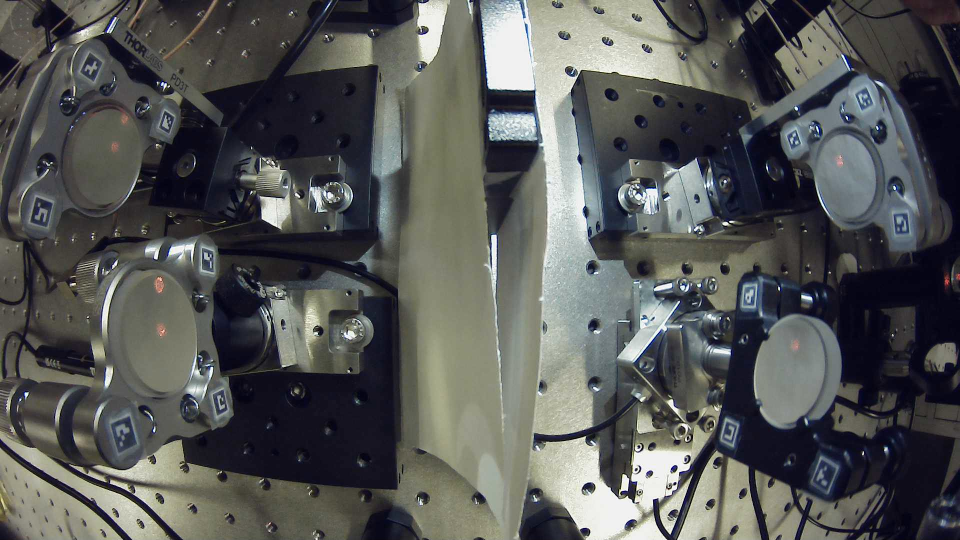
#> input picture Camera Analysis/N1L.jpg, 1920 x 1080 px (shown at 1/2 size)
$ jupyter execute 'Params to Measurements.ipynb'
#> lines starting #> are read from the running program, lines starting #| are printed output that depends on the picture
[cell 1]
import matplotlib.pyplot as plt
import matplotlib.image as mpimg
import numpy as np
import cv2 as cv
import json
import math
from hole_data import hole_data, post_hole_data
from dataclasses import dataclass
from sklearn.cluster import DBSCAN
from scipy.optimize import least_squares
from scipy.optimize import minimize

Simulation

[cell 2]
# Function to calculate the endpoints of a mirror given center, length, and angle
def calculate_mirror_endpoints(center, length, angle):
    half_length = length / 2
    angle_rad = np.radians(angle)
    start = (
        center[0] - half_length * np.cos(angle_rad),
        center[1] - half_length * np.sin(angle_rad),
    )
    end = (
        center[0] + half_length * np.cos(angle_rad),
        center[1] + half_length * np.sin(angle_rad),
    )
    return start, end

# Function to find the intersection of two lines
def find_intersection(p1, p2, p3, p4, eps=1e-9):
    # Laser direction (t parameter)
    x1, y1 = p1
    x2, y2 = p2
    x3, y3 = p3
    x4, y4 = p4

    r = np.array([x2 - x1, y2 - y1], dtype=float)  # laser direction
    s = np.array([x4 - x3, y4 - y3], dtype=float)  # mirror direction

    rxs = r[0]*s[1] - r[1]*s[0]
    if abs(rxs) < eps:
        return None  # parallel / nearly parallel

    qp = np.array([x3 - x1, y3 - y1], dtype=float)

    # Solve p1 + t r = p3 + u s
    t = (qp[0]*s[1] - qp[1]*s[0]) / rxs
    u = (qp[0]*r[1] - qp[1]*r[0]) / rxs

    # Mirror segment constraint: u in [0, 1]
    # Laser ray constraint: t >= 0 (in front of start)
    if t >= -eps and -eps <= u <= 1 + eps:
        return (x1 + t*r[0], y1 + t*r[1])

    return None

# Function to calculate the reflection of a laser beam
def reflect_laser(laser_start, laser_angle, mirrors, last_mirror):
    laser_angle_rad = np.radians(laser_angle)
    laser_far_end = (
        laser_start[0] + np.cos(laser_angle_rad) * 1000,
        laser_start[1] + np.sin(laser_angle_rad) * 1000,
    )

    closest_intersection = None
    closest_mirror = None
    min_distance = float('inf')

    # Find the closest intersection, ignoring the last mirror hit
    for mirror in mirrors:
        if mirror == last_mirror:
            continue
        intersection = find_intersection(laser_start, laser_far_end, mirror[0], mirror[1])
        if intersection is not None:
            distance = np.linalg.norm(np.array(intersection) - np.array(laser_start))
            if distance < min_distance:
                min_distance = distance
                closest_intersection = intersection
                closest_mirror = mirror

    if closest_intersection is None:
        return None, None, None  # No reflection

    # Reflection calculation
    mirror_start, mirror_end = closest_mirror
    mirror_vector = np.array([mirror_end[0] - mirror_start[0], mirror_end[1] - mirror_start[1]])
    mirror_length = np.linalg.norm(mirror_vector)
    mirror_unit_vector = mirror_vector / mirror_length
    normal_vector = np.array([-mirror_unit_vector[1], mirror_unit_vector[0]])
    incident_vector = np.array([closest_intersection[0] - laser_start[0], closest_intersection[1] - laser_start[1]])
    reflection_vector = (
        incident_vector - 2 * np.dot(incident_vector, normal_vector) * normal_vector
    )
    reflected_end = (
        closest_intersection[0] + reflection_vector[0],
        closest_intersection[1] + reflection_vector[1],
    )
    return closest_intersection, reflected_end, closest_mirror

[cell 3]
# Function to calculate distance between two points
def calculate_distance(p1, p2):
    return np.sqrt((p2[0] - p1[0])**2 + (p2[1] - p1[1])**2)

# Simulate laser reflections with length calculation
def simulate_laser_with_length(laser_start, laser_angle, mirrors, max_reflections=36):
    current_position = laser_start
    current_angle = laser_angle
    last_mirror = None
    laser_path = [laser_start]  # Track laser path

    for _ in range(max_reflections):
        intersection, reflected_end, hit_mirror = reflect_laser(current_position, current_angle, mirrors, last_mirror)
        if intersection is None:
            # No more intersections; add final endpoint and break
            laser_far_end = (
                current_position[0] + np.cos(np.radians(current_angle)) * 1000,
                current_position[1] + np.sin(np.radians(current_angle)) * 1000,
            )
            laser_path.append(laser_far_end)
            break

        # Update the path and continue simulation
        laser_path.append(intersection)
        current_position = intersection
        current_angle = np.degrees(np.arctan2(
            reflected_end[1] - intersection[1],
            reflected_end[0] - intersection[0],
        ))
        last_mirror = hit_mirror

    # Calculate total laser length
    total_length = sum(calculate_distance(laser_path[i], laser_path[i + 1]) for i in range(len(laser_path) - 2))
    return laser_path, total_length

def extend_line(p1, p2):
    # Calculate the length of the line
    dx = p2[0] - p1[0]
    dy = p2[1] - p1[1]
    # Extend the line in both directions
    new_p1 = (p1[0] - 0.73*dx, p1[1] - 0.73*dy)  # Extend p1 backwards
    new_p2 = (p2[0] + 0.73*dx, p2[1] + 0.73*dy)  # Extend p2 forwards
    return new_p1, new_p2

def create_orthogonal_line_at_endpoint(endpoint, other_endpoint, length=44):
    """Create an orthogonal line of the specified length at a given endpoint."""
    # Calculate the direction vector of the original line
    dx = other_endpoint[0] - endpoint[0]
    dy = other_endpoint[1] - endpoint[1]

    # Get orthogonal direction
    orthogonal_dx = -dy
    orthogonal_dy = dx
    magnitude = np.sqrt(orthogonal_dx**2 + orthogonal_dy**2)
    unit_dx = orthogonal_dx / magnitude
    unit_dy = orthogonal_dy / magnitude

    # Compute the two endpoints of the orthogonal line
    ortho_p1 = (endpoint[0] + unit_dx * length, endpoint[1] + unit_dy * length)
    ortho_p2 = (endpoint[0] - unit_dx * length, endpoint[1] - unit_dy * length)
    return ortho_p1, ortho_p2

def select_furthest_orthogonal_line(endpoint, ortho_p1, ortho_p2, reference_x=100):
    """Select the orthogonal line endpoint furthest away from reference_x."""
    # Calculate distances from reference_x for each orthogonal endpoint
    dist_ortho_p1 = abs(ortho_p1[0] - reference_x)
    dist_ortho_p2 = abs(ortho_p2[0] - reference_x)

    # Return the endpoint further from reference_x
    if dist_ortho_p1 > dist_ortho_p2:
        return (endpoint, ortho_p1)
    else:
        return (endpoint, ortho_p2)

def process_mirrors(mirrors):
    doubled_lines = []
    orthogonal_lines = []

    for p1, p2 in mirrors:
        # Double the length of the original line
        extended_p1, extended_p2 = extend_line(p1, p2)
        doubled_lines.append((extended_p1, extended_p2))

        # Create orthogonal lines at the endpoints of the doubled line
        ortho_p1_a, ortho_p1_b = create_orthogonal_line_at_endpoint(extended_p1, extended_p2)
        ortho_p2_a, ortho_p2_b = create_orthogonal_line_at_endpoint(extended_p2, extended_p1)

        # Select only the orthogonal line furthest from x=100
        orthogonal_lines.append(select_furthest_orthogonal_line(extended_p1, ortho_p1_a, ortho_p1_b))
        orthogonal_lines.append(select_furthest_orthogonal_line(extended_p2, ortho_p2_a, ortho_p2_b))

    return doubled_lines, orthogonal_lines

[cell 4]
# The diameter of usable mirror. Given 1 inch mirror: 25.4mm. Clear aperture from spec sheet: 22.9mm.
# 3mm diameter beam. 22.9 - (3/2) = 21.4 mm
mirror_lengths = [21.4, 21.4, 21.4, 21.4]

# Set up the laser
laser_start = (0, 100)
laser_angle = 0  # Initial laser angle in degrees

[cell 5]
#Quad Cell Locations
qc_1 = np.array([-100, 137])
qc_2 = np.array([-300, 190])

[cell 6]
def execution(m1cx, m1cy, m2cx, m2cy, m3cx, m3cy, m4cx, m4cy, m1a, m2a, m3a, m4a):
    mirrors = []

    # MIRROR CONFIGURATION
    mirror_centers = [(m1cx, m1cy), (m2cx, m2cy), (m3cx, m3cy), (m4cx, m4cy)]
    mirror_angles = [m1a, m2a, m3a, m4a] #in degrees

    for center, length, angle in zip(mirror_centers, mirror_lengths, mirror_angles):
        mirrors.append(calculate_mirror_endpoints(center, length, angle))

    # Initialize plot
    plt.figure(figsize=(12, 10))
    plt.scatter(*laser_start, color='red', label="Laser Source", linewidth=1)

    #Piezo mount outline visualizer
    doubled_lines, orthogonal_lines = process_mirrors(mirrors)

    # Draw the mirrors
    for i, mirror in enumerate(mirrors):
        plt.plot([mirror[0][0], mirror[1][0]], [mirror[0][1], mirror[1][1]], color = 'black', linewidth=3)

    #Draw piezo mirror mounts outline for fitting purposes
    for i, mirror in enumerate(doubled_lines):
        plt.plot([mirror[0][0], mirror[1][0]], [mirror[0][1], mirror[1][1]], linewidth=1, color = 'black')

    for i, mirror in enumerate(orthogonal_lines):
        plt.plot([mirror[0][0], mirror[1][0]], [mirror[0][1], mirror[1][1]], linewidth=1, color = 'black')

    # Simulate laser reflections
    max_reflections = 36
    current_position = laser_start
    current_angle = laser_angle
    last_mirror = None
    reflection_count = 0

    for i in range(max_reflections):
        intersection, reflected_end, hit_mirror = reflect_laser(current_position, current_angle, mirrors, last_mirror)
        if intersection is None:
            # No more intersections
            plt.plot(
                [current_position[0], current_position[0] + np.cos(np.radians(current_angle)) * 1000],
                [current_position[1], current_position[1] + np.sin(np.radians(current_angle)) * 1000],
                'g--'
            )
            break

        # Draw the laser and reflection
        plt.plot([current_position[0], intersection[0]], [current_position[1], intersection[1]], 'r-', linewidth =1)
        #plt.plot([intersection[0], reflected_end[0]], [intersection[1], reflected_end[1]], 'g-')
        #plt.scatter(*intersection, color='orange', label=f"Intersection {i+1}")

        # Update for next reflection
        current_position = intersection
        current_angle = np.degrees(np.arctan2(
            reflected_end[1] - intersection[1],
            reflected_end[0] - intersection[0],
        ))
        last_mirror = hit_mirror
        reflection_count += 1

    laser_path, total_length = simulate_laser_with_length(laser_start, laser_angle, mirrors)

    #Indicate where to cut off laser distance calculation (x=?)
    a=laser_path[-2]
    b=laser_path[-1]
    x=0
    slope = (b[1] - a[1]) / (b[0] - a[0])
    y = a[1] + slope * (x - a[0])
    x_point = (x, y)
    distance = np.sqrt((x_point[0] - a[0])**2 + (x_point[1] - a[1])**2)

    #Identify if the exiting beam gets clipped with M4
    a = np.array([a[0], a[1]])
    b = np.array([b[0], b[1]])
    m = np.array([m4cx, m4cy])
    v = b - a
    d = np.array([np.cos(np.deg2rad(m4a)), np.sin(np.deg2rad(m4a))])
    A = np.column_stack((v, -d))
    t, s = np.linalg.solve(A, m - a)
    if 0 <= t <= 1:
        p = a + t * v
        dist = np.linalg.norm(p - m)
    else:
        # Beam does not pass near M4 — no clipping possible
        print("Beam does not intersect M4 region")
        dist = np.inf

    if dist >= 14.3: # Mirror diameter = 25.4mm. laser beam diameter = 3mm. (25.4/2) + (3/2) + 0.1(<- additional edge of mirror error)
        print("NOT CLIPPED, room to spare: ", dist-14.3, "mm")
    else:
        print("CLIPPED, ", dist-14.3, 'mm too much')

    print("Laser Path:", laser_path)
    print("Total Laser Length:", total_length+distance, "mm")
    print("Total Number of Reflection (N_R) = ", reflection_count)

    # Finalize plot
    plt.xlim(-310, 250)
    plt.ylim(-10, 210)
    plt.axhline(0, color='black', linewidth=1)
    plt.axvline(0, color='black', linewidth=1)
    plt.gca().set_aspect('equal', adjustable='box')
    plt.title("Laser Reflection with Multiple Mirrors")
    plt.xlabel("X (mm)")
    plt.ylabel("Y (mm)")
    plt.grid(True, linewidth=0.3)
    plt.plot([qc_1[0],qc_1[0]],[qc_1[1] - 2, qc_1[1] + 2], linewidth=4, label='QC1') # Quadcell Detector 1
    plt.plot([qc_2[0],qc_2[0]],[qc_2[1] - 2, qc_2[1] + 2], linewidth=4, label='QC2') # Quadcell Detector 2
    plt.legend(prop={'size': 8})
    plt.show()

[cell 7]
def execution_reflec(m1cx, m1cy, m2cx, m2cy, m3cx, m3cy, m4cx, m4cy, m1a, m2a, m3a, m4a):
    """
    Simulates the laser path and returns a list of coordinates for each reflection point.
    Output: [(x0, y0), (x1, y1), ... (xn, yn)]
    """
    # 1. Setup Mirror Endpoints
    mirror_centers = [(m1cx, m1cy), (m2cx, m2cy), (m3cx, m3cy), (m4cx, m4cy)]
    mirror_angles = [m1a, m2a, m3a, m4a]

    mirrors = []
    for center, length, angle in zip(mirror_centers, mirror_lengths, mirror_angles):
        mirrors.append(calculate_mirror_endpoints(center, length, angle))

    # 2. Simulation Loop
    max_reflections = 36
    current_position = laser_start
    current_angle = laser_angle
    last_mirror = None

    # Initialize path with the starting point
    path = [current_position]

    for _ in range(max_reflections):
        intersection, reflected_end, hit_mirror = reflect_laser(
            current_position, current_angle, mirrors, last_mirror
        )

        if intersection is None:
            # Optional: Add one final point far in the distance to show the exit beam
            exit_dist = 1000
            final_x = current_position[0] + np.cos(np.radians(current_angle)) * exit_dist
            final_y = current_position[1] + np.sin(np.radians(current_angle)) * exit_dist
            path.append((final_x, final_y))
            break

        # Append the reflection point
        path.append(intersection)

        # Update for next reflection
        current_position = intersection
        current_angle = np.degrees(np.arctan2(
            reflected_end[1] - intersection[1],
            reflected_end[0] - intersection[0],
        ))
        last_mirror = hit_mirror

    return path

[cell 8]
# [45 lines left out: function execution_identifier, not called in this run]

Camera Calibration

[cell 9]
intrinsics_path = r"C:\Users\alber\Documents\hardware_project\intrinsics_fisheye.json"

with open(intrinsics_path, "r") as f:
#> (reads Camera Analysis/intrinsics_fisheye.json from the repository)
    intr = json.load(f)

K = np.array(intr["K"], dtype=np.float64)
D = np.array(intr["D"], dtype=np.float64)  # shape (N,1) or (1,N) is fine
img_w = intr["image_width"]
img_h = intr["image_height"]

[cell 10]
obj_xyz = []
img_uv  = []

# Table holes: Z = 0
for X, Y, u, v in hole_data:
    obj_xyz.append([X, Y, 0.0])
    img_uv.append([u, v])

# Post tops: Z = H
for X, Y, u, v, H in post_hole_data:
    obj_xyz.append([X, Y, H])
    img_uv.append([u, v])

obj_xyz = np.array(obj_xyz, dtype=np.float64)
img_uv  = np.array(img_uv,  dtype=np.float64)

print("Using", obj_xyz.shape[0], "points for pose estimation.")

success, rvec_cw, tvec_cw = cv.solvePnP(
    objectPoints=obj_xyz,
    imagePoints=img_uv,
    cameraMatrix=K,
    distCoeffs=D,
    flags=cv.SOLVEPNP_ITERATIVE
)

if not success:
    raise RuntimeError("solvePnP failed")

R_cw, _ = cv.Rodrigues(rvec_cw)  # world -> camera
t_cw = tvec_cw                   # 3x1

R_wc = R_cw.T                    # camera -> world
t_wc = -R_wc @ t_cw              # camera center in world coords

Transition Functions

[cell 11]
# [15 lines left out: function pixel_to_world_on_plane, not called in this run]

[cell 12]
def world_to_pixel(X, Y, Z):
    obj = np.array([[[X, Y, Z]]], dtype=np.float64)  # (1,1,3)
    img_proj, _ = cv.projectPoints(obj, rvec_cw, tvec_cw, K, D)
    u, v = img_proj.reshape(2)
    return float(u), float(v)

[cell 13]
def sim_to_pt(loc_x, loc_y):
    # Calibration constants from your original function
    calib_irl = [-2.65720102, -0.94574237]
    calib_sim = [-160, -109]

    # 1. Reverse the negation
    # Since: loc_x = -(diff_x + calib_sim[0])
    # Then:  -loc_x - calib_sim[0] = diff_x
    diff_x = -loc_x - calib_sim[0]
    diff_y = -loc_y - calib_sim[1]

    # 2. Reverse the scaling (25.4) and the IRL offset subtraction
    # Since: diff_x = (x - calib_irl[0]) * 25.4
    # Then:  x = (diff_x / 25.4) + calib_irl[0]
    x = (diff_x / 25.4) + calib_irl[0]
    y = (diff_y / 25.4) + calib_irl[1]

    return x, y

[cell 14]
def get_mount_corners(x, y, z, theta_deg):
    """
    Calculates the 3 corners of a mirror mount given the center (x,y,z)
    and rotation theta, applying quadrant-specific discarding and sorting.
    """
    # Convert angle to radians
    theta = np.radians(theta_deg)
    center = np.array([float(x), float(y), float(z)])
    s_half = 1.3 / 2

    # 1. Define unit vectors for the mirror plane
    # u is horizontal (in x-y plane), v is vertical (z-axis)
    u = np.array([np.cos(theta), np.sin(theta), 0.0])
    v = np.array([0.0, 0.0, 1.0])

    # 2. Calculate all 4 possible corners of the 1.3" square
    corners = [
        center + s_half*u + s_half*v,
        center + s_half*u - s_half*v,
        center - s_half*u + s_half*v,
        center - s_half*u - s_half*v
    ]

    # 3. Determine reference point and sort criteria based on (x, y) signs
    # Logic: (ref_point, first_sort_attr, first_sort_reverse, third_sort_attr, third_sort_reverse)
    # attr: 1 for y, 2 for z. reverse=True for "largest", False for "smallest".
    if x < 0 and y < 0:
        ref = np.array([-3.0, 0.0, 5.0])
        # Largest Z first, Largest Y third
        config = {'first': (2, True), 'third': (1, True)}
    elif x < 0 and y >= 0:
        ref = np.array([-4.0, 0.0, 0.0])
        # Smallest Y first, Smallest Z third
        config = {'first': (1, False), 'third': (2, False)}
    elif x >= 0 and y >= 0:
        ref = np.array([4.0, 0.0, 0.0])
        # Smallest Z first, Smallest Y third
        config = {'first': (2, False), 'third': (1, False)}
    else: # x >= 0 and y < 0
        ref = np.array([3.0, 0.0, 5.0])
        # Largest Y first, Largest Z third
        config = {'first': (1, True), 'third': (2, True)}

    # 4. Discard the corner closest to the reference point
    distances = [np.linalg.norm(c - ref) for c in corners]
    discard_idx = np.argmin(distances)
    remaining = [corners[i] for i in range(4) if i != discard_idx]

    # 5. Sort the remaining 3 corners based on the quadrant's rules
    # Get the corner for the 'first' position
    idx_f, rev_f = config['first']
    out1 = sorted(remaining, key=lambda c: c[idx_f], reverse=rev_f)[0]

    # Get the remaining two to find the 'third' position
    others = [c for c in remaining if not np.array_equal(c, out1)]
    idx_t, rev_t = config['third']
    out3 = sorted(others, key=lambda c: c[idx_t], reverse=rev_t)[0]

    # The last one is the 'second' position
    out2 = [c for c in others if not np.array_equal(c, out3)][0]

    return [out1, out2, out3]

Sim + ArUcos

[cell 15]
lsr_height = 4.087 #inches

M1y, M2y, M3y, M4y = 109, 75, 71, 117 # simulation units (mm)

[cell 16]
def sim_to_px_reflec(x, y): # For reflection points
    sim_M_IRL = sim_to_pt(x, y)
    pixel_point = world_to_pixel(sim_M_IRL[0], sim_M_IRL[1], lsr_height)
    return pixel_point

[cell 17]
# [7 lines left out: function sim_to_px, not called in this run]

[cell 18]
def sim_to_image(M1, M2, M3, M4, img_path):
    M1x, M1y, M1a = M1
    M2x, M2y, M2a = M2
    M3x, M3y, M3a = M3
    M4x, M4y, M4a = M4

    reflecs_list = execution_reflec(
        M1x, M1y,
        M2x, M2y,
        M3x, M3y,
        M4x, M4y,
        M1a, M2a, M3a, M4a
    )
    reflecs_sim = reflecs_list[1:-1]
    reflecs_px = [sim_to_px_reflec(x, y) for x, y in reflecs_sim]

    M1_IRL = sim_to_pt(M1x,M1y)
    M2_IRL = sim_to_pt(M2x,M2y)
    M3_IRL = sim_to_pt(M3x,M3y)
    M4_IRL = sim_to_pt(M4x,M4y)

    ArUcos_IRL = {
        "M1": get_mount_corners(M1_IRL[0], M1_IRL[1], lsr_height, M1a),
        "M2": get_mount_corners(M2_IRL[0], M2_IRL[1], lsr_height, M2a),
        "M3": get_mount_corners(M3_IRL[0], M3_IRL[1], lsr_height, M3a),
        "M4": get_mount_corners(M4_IRL[0], M4_IRL[1], lsr_height, M4a),
    }

    ArUcos_px = {
        mid: [world_to_pixel(p[0], p[1], p[2]) for p in corners]
        for mid, corners in ArUcos_IRL.items()
    }

    # ===================== PLOTTING ===========================

    img = mpimg.imread(img_path)

    fig, ax = plt.subplots(figsize=(8, 6))
    ax.imshow(img)
    ax.set_title("ArUcos + Reflections Overlay")

    # Plot reflections (red)
    if reflecs_px:
        rx, ry = zip(*reflecs_px)
        ax.scatter(
            rx, ry,
            facecolors="none", edgecolors="red",
            s=60, linewidths=2,
            marker="o",
            label="Reflections"
        )

    # Plot ArUcos (different color per mirror)
    colors = {"M1": "cyan", "M2": "yellow", "M3": "lime", "M4": "magenta"}

    for mid, pts in ArUcos_px.items():
        xs, ys = zip(*pts)
        ax.scatter(
            xs, ys,
            c=colors[mid],
            s=120, linewidths=2.5,
            marker="+",
            label=mid
        )

    # Image coordinates: origin top-left
    ax.set_xlim(0, img.shape[1])
    ax.set_ylim(img.shape[0], 0)

    ax.legend()
    ax.set_xlabel("x [px]")
    ax.set_ylabel("y [px]")
    plt.tight_layout()
    plt.show()

    return ArUcos_px, reflecs_px

[cell 19]
# Example mirror parameters:
M1 = [160, 109, 96.8312]
M2 = [20, 75, 96.9015]
M3 = [180, 71, 81.919]
M4 = [40, 117, 81.119]

[cell 20]
execution(M1[0], M1[1], #M1, (x,y)
          M2[0], M2[1], #M2, (x,y)
          M3[0], M3[1], #M3, (x,y)
          M4[0], M4[1], #M4, (x,y)
          M1[2], M2[2], M3[2], M4[2]) # Angle from positive x-axis (M1, M2, M3, M4)
#> in execution, `plt.show()`:
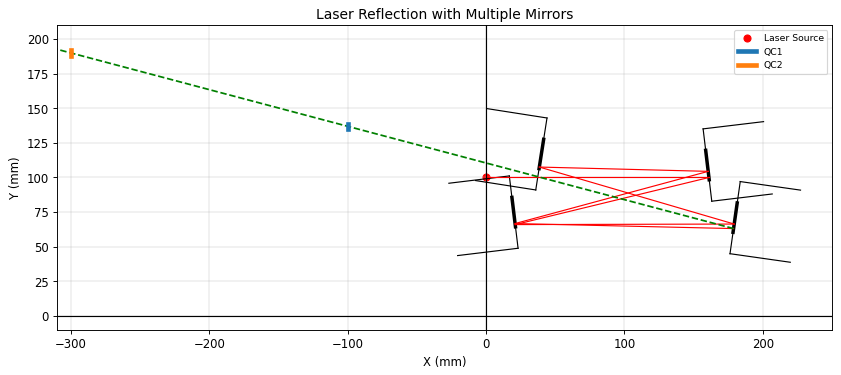
#> figure drawn by matplotlib, 1 panel

[cell 21]
sim_to_image(M1, M2, M3, M4, img_path = 'N1L.jpg')
#> in sim_to_image, img is the input picture: shape (1080, 1920, 3); mean R, G, B 85.4, 86.9, 85.9
#> in sim_to_image, `plt.show()`:
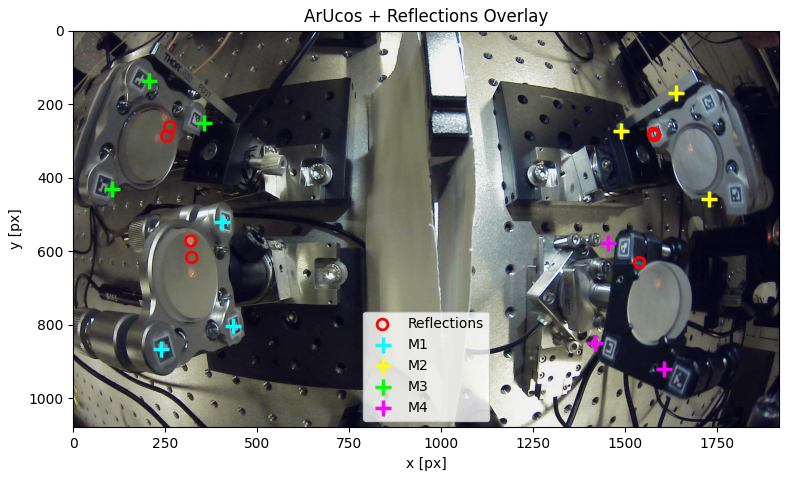
#> figure drawn by matplotlib, 1 panel
